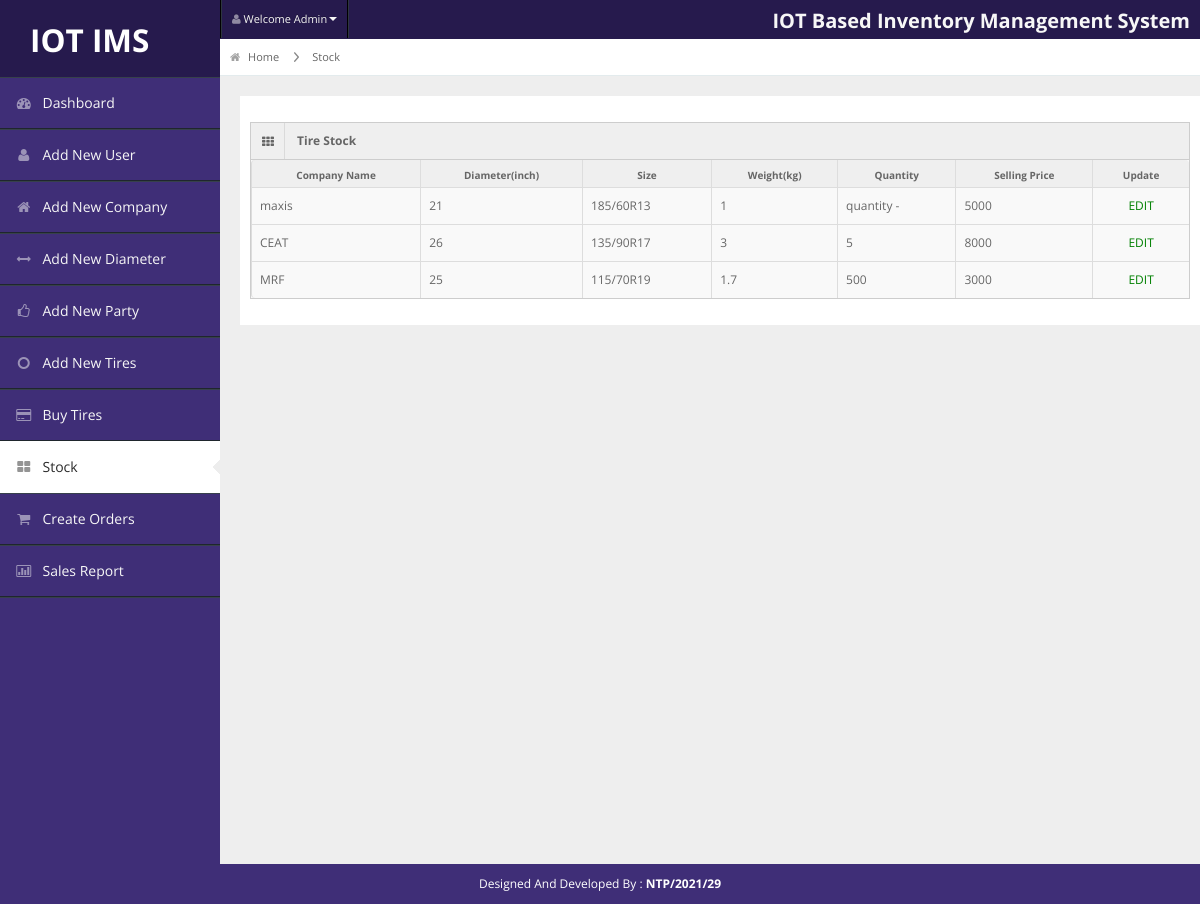
The page /admin/stock.php (signed in) on the database its author committed.
### tables this page shows
CREATE TABLE `stock` (
  `id` int(5) NOT NULL,
  `companyname` varchar(20) NOT NULL,
  `diameter` varchar(20) NOT NULL,
  `tiresize` varchar(20) NOT NULL,
  `weight` varchar(20) NOT NULL,
  `quantity` varchar(10) NOT NULL,
  `sellingprice` varchar(20) NOT NULL
);

### admin/stock.php (the view, shortened to what this page needs)
<?php
include "header.php";
include "../user/connection.php";
?>
<div id="content">
    <div id="content-header">
    <div id="breadcrumb"> <a href="demo.php" title="Go to Home" class="tip-bottom"><i class="icon-home"></i> Home</a> <a href="stock.php" class="tip-bottom">Stock</a> </div>
    </div>
    <div class="container-fluid">
        <div class="row-fluid" style="background-color: white; min-height: auto; padding:10px;">
            <div class="widget-box">
                <div class="widget-title"> <span class="icon"> <i class="icon-th"></i> </span>
                    <h5>Tire Stock</h5>
                </div>
                <div class="widget-content nopadding">
                    <table class="table table-bordered table-striped">
                        <thead>
                            <tr>
                                <th>Company Name</th>
                                <th>Diameter(inch)</th>
                                <th>Size</th>
                                <th>Weight(kg)</th>
                                <th>Quantity</th>
                                <th>Selling Price</th>
                                <th>Update</th>
                            </tr>
                        </thead>
                        <tbody>
                            <tr class="odd gradeX">
                                <?php
                                $sql1 = "SELECT * FROM stock";
                                $res1 = mysqli_query($conn, $sql1) or die(mysqli_error($conn));
                                while ($row1 = mysqli_fetch_assoc($res1)) {
                                ?>
                                    <td><?php echo $row1['companyname']; ?></td>
                                    <td><?php echo $row1['diameter']; ?></td>
                                    <td><?php echo $row1['tiresize']; ?></td>
                                    <td><?php echo $row1['weight']; ?></td>
                                    <td><?php echo $row1['quantity']; ?></td>
                                    <td><?php echo $row1['sellingprice']; ?></td>
                                    <td style="text-align:center;"><a href="edit-stock.php?id=<?php echo $row1['id']; ?>" style="text-align:center; color:green;">EDIT</a></td>
                            </tr>
                        <?php
                                }
                        ?>
                        </tbody>
                    </table>
                </div>
            </div>
        </div>
    </div>
</div>
<?php
include "footer.php";
?>

### admin/css/matrix-style.css (style rules this page uses)
* { outline:none !important; -moz-outline: none !important; }
html, body { height:100% }
body { overflow-x: hidden; margin-top: -10px; font-family: 'Open Sans', sans-serif; font-size:12px; color:#666; }
a { color:#666; }
select, textarea, input[type="text"], input[type="password"], input[type="datetime"], input[type="datetime-local"], input[type="date"], input[type="month"], input[type="time"], input[type="week"], input[type="number"], input[type="email"], input[type="url"], input[type="search"], input[type="tel"], input[type="color"], .uneditable-input, .label, .dropdown-menu, .btn, .well, .progress, .table-bordered, .btn-group > .btn:first-child, .btn-group > .btn:last-child, .btn-group > .btn:last-child, .btn-group > .dropdown-toggle, .alert { border-radius:0px; }
#content { background: none repeat scroll 0 0 #eeeeee; margin-left: 220px; margin-right: 0; padding-bottom: 25px; position: relative; min-height:100%; width: auto; }
#content-header { position: abslute; width: 100%; margin-top: -38px; z-index: 20; }
.container-fluid .row-fluid:first-child { margin-top: 20px; }
#breadcrumb { background-color: #fff; border-bottom: 1px solid #e3ebed; }
#breadcrumb a { padding: 8px 20px 8px 10px; display: inline-block; background-image: url('../img/breadcrumb.png'); background-position: center right; background-repeat: no-repeat; font-size: 11px; color: #666666; }
#breadcrumb a:last-child { background-image:none; }
#breadcrumb a i { margin-right: 5px; opacity: .6; }
.stat-boxes .peity_bar_good, .stat-boxes .peity_line_good, { color: #459D1C; }
.widget-box { background: none repeat scroll 0 0 #F9F9F9; border-left: 1px solid #CDCDCD; border-top: 1px solid #CDCDCD; border-right: 1px solid #CDCDCD; clear: both; margin-top: 16px; margin-bottom: 16px; position: relative; }
.widget-title, .modal-header, .table th, div.dataTables_wrapper .ui-widget-header { background:#efefef; border-bottom: 1px solid #CDCDCD; height: 36px; }
.widget-title span.icon { padding: 9px 10px 7px 11px; float: left; border-right:1px solid #dadada; }
.widget-title h5 { color: #666; float: left; font-size: 12px; font-weight: bold; padding: 12px; line-height: 12px; margin: 0; }
.widget-content { padding:15px; border-bottom: 1px solid #cdcdcd; }
.table th { height: auto; font-size: 10px; padding: 5px 10px 2px; border-bottom: 0; text-align: center; color: #666666; }
.nopadding { padding: 0 !important; }
.nopadding .table { margin-bottom: 0; }
.nopadding .table-bordered { border: 0; }

### admin/css/matrix-media.css (style rules this page uses)
body { background:#3F2E77; }

### rows shown on the page
stock: companyname "maxis", diameter "21", tiresize "185/60R13", weight "1", quantity "quantity -", sellingprice "5000"
stock: companyname "CEAT", diameter "26", tiresize "135/90R17", weight "3", quantity "5", sellingprice "8000"
stock: companyname "MRF", diameter "25", tiresize "115/70R19", weight "1.7", quantity "500", sellingprice "3000"
